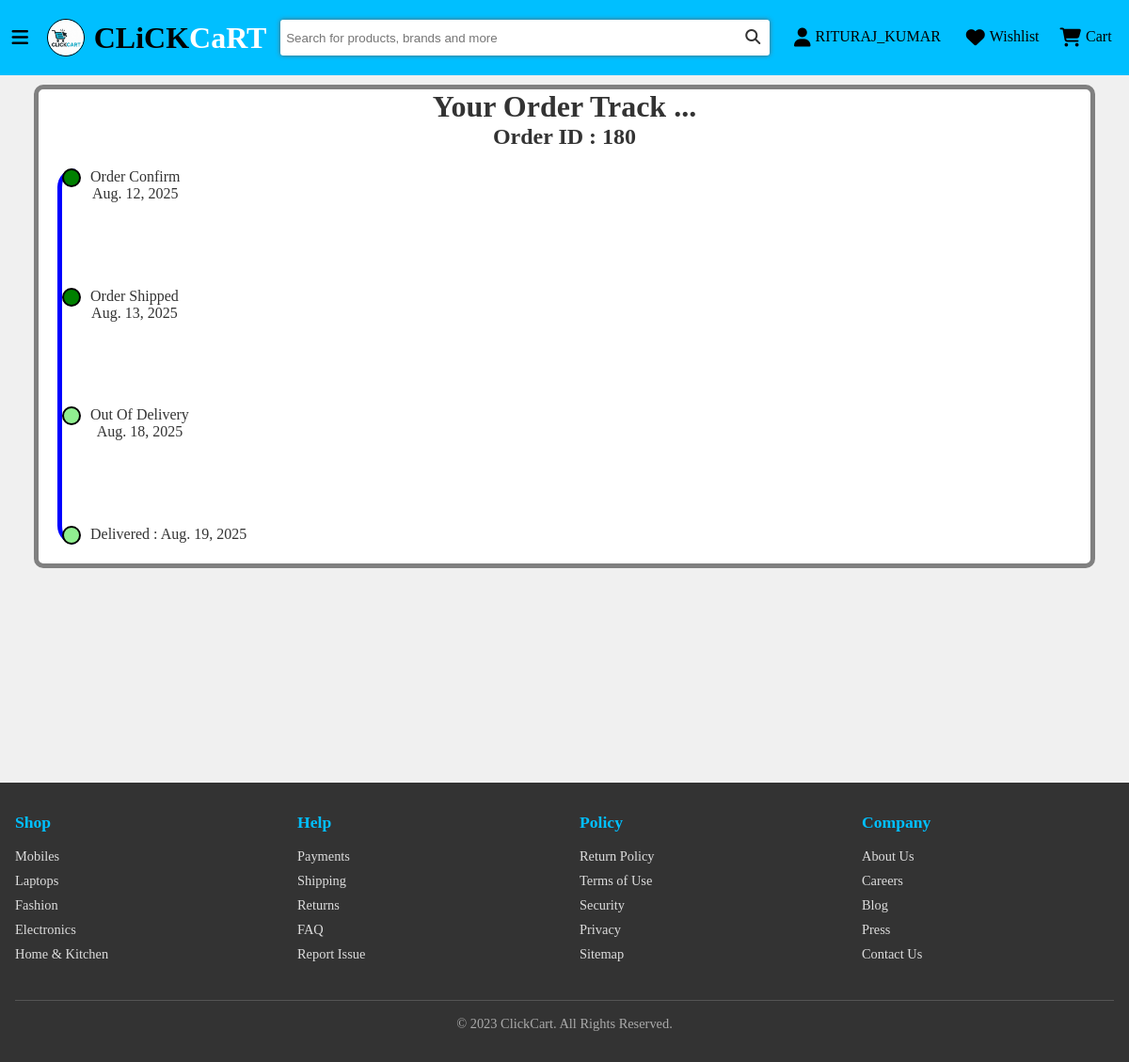
The page /trackOrder?trackPathId=38 (signed in) on the database its author committed.
### Order/models.py (models this page shows, shortened)
class OrderPath(models.Model):
    orderPathId = models.BigAutoField(primary_key=True, auto_created=True)
    order = models.ForeignKey(Order, on_delete=models.CASCADE)
    confirmDate = models.DateField(null=True)
    shippedDate = models.DateField(null=True)
    outOfDeliveryDate = models.DateField(null=True)
    deliveredDate = models.DateField(null=True)
    cancelledDate = models.DateField(null=True)
    returnDate = models.DateField(null=True)
    refundDate = models.DateField(null=True)

class Order(models.Model):
    orderId = models.BigAutoField(primary_key=True, auto_created=True)
    email = models.ForeignKey(User, on_delete=models.CASCADE)
    address = models.ForeignKey(Address, on_delete=models.CASCADE)
    totalPrice = models.FloatField(default=0)
    orderDate = models.DateField(auto_now=True)
    myCarts = models.JSONField(default=list)
    paymentStatus = models.BooleanField(default=False)
    trackPath = models.ForeignKey('OrderPath', null=True, on_delete=models.SET_NULL, related_name='tracked_orders')

### Order/views.py (the view)
# urls.py: path("trackOrder", trackOrder, name="trackOrder"),
def trackOrder(request):
    if "email" not in request.session.keys():
        return render(request, "home.html")
    else:
        trackPathId = request.GET["trackPathId"]
        orderPath = OrderPath.objects.get(orderPathId=trackPathId)
        return render(request, "trackOrder.html", {"orderPath": orderPath})

### Order/templates/trackOrder.html (shortened to what this page needs)
{% extends "master.html" %}
{% load static %}
{% block content %}
<link rel="stylesheet" href="{% static 'orderTrack.css' %}">
<div class="container">
    <div class="tarckOrderPath">
        <h1>Your Order Track ... </h1>
        <h2>Order ID : {{orderPath.order.orderId}} </h2>
        <div class="connectPath">
            <div class="allDates">
                <span class="confirmPoint"></span>
                <p>Order Confirm <br> {{orderPath.confirmDate}} </p>
            </div>
            <div class="allDates">
                <span class="shippedPoint"></span>
                <p>Order Shipped <br> {{orderPath.shippedDate}} </p>
            </div>
            <div class="allDates">
                <span class="outOfDeliveryPoint"></span>
                <p>Out Of Delivery <br> {{orderPath.outOfDeliveryDate}} </p>
            </div>
            <div class="allDates">
                <span class="deliveredPoint"></span>
                <p>Delivered : {{orderPath.deliveredDate}} </p>
            </div>
        </div>
    </div>
</div>
{% endblock %}

### APP/static/style.css (style rules this page uses)
* { margin: 0; padding: 0; box-sizing: border-box; }
body { font-family: 'Times New Roman', Times, serif; background-color: #fff; }
:root { --main-bg-color: #00bfff; }
.container { margin-top: 20px; }

### APP/static/home.css (style rules this page uses)
* { box-sizing: border-box; margin: 0; padding: 0; }
body { background-color: #f0f0f0; color: #333; }

### rows shown on the page
OrderPath: order.orderId "180", confirmDate "Aug. 12, 2025", shippedDate "Aug. 13, 2025", outOfDeliveryDate "Aug. 18, 2025", deliveredDate "Aug. 19, 2025"

### other values the page prints
{{ request.session.fullName | upper }} "RITURAJ_KUMAR"
